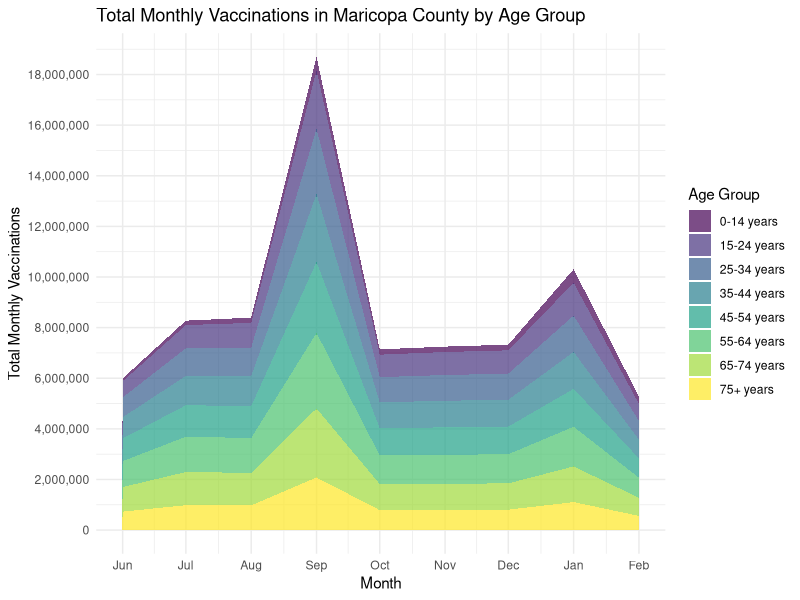
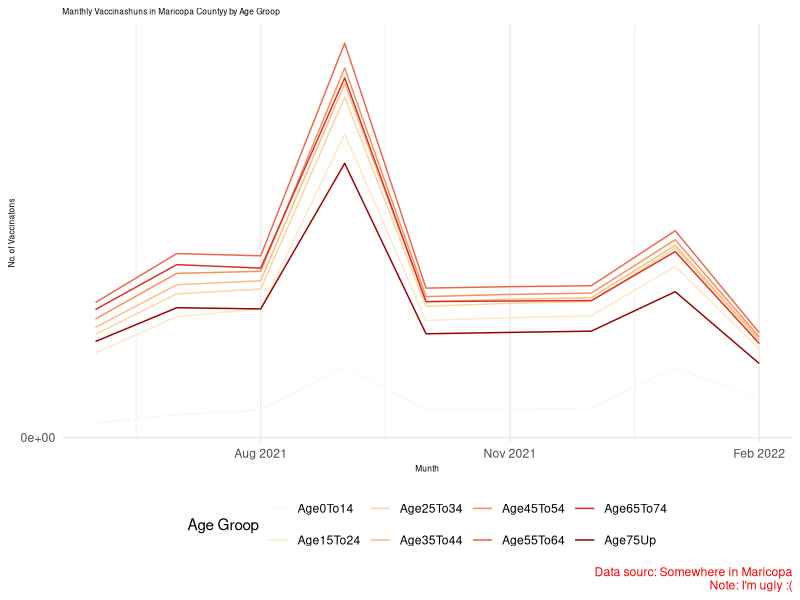

These figures' R source, in order:
## ---- chunk 1
knitr::opts_chunk$set(echo =FALSE)
## ---- chunk 2
#Step 1 - Load libraries into coding environment
options(repos = c(CRAN = "https://cloud.r-project.org/"))
#install.packages("lubridate")
#install.packages("viridis")
library("dplyr")
library("reshape2")
library("ggplot2")
library("lubridate")
library("viridis")

## ---- chunk 3
#Step 2 - Load clean data into coding environment 
#Use lubridate to convert character dates to functional format 
#Create a new column (Month) that contains the month and year of the StartDate Column

vaccinations <- read.csv("COVID-19_Vaccinations_by_Age_(Maricopa_County).csv")

vaccinations$StartDate <- as.Date(substr(vaccinations$StartDate, 1, 10), format="%Y/%m/%d")
vaccinations$Month <- format(vaccinations$StartDate, "%Y-%m")


## ---- chunk 4
#Step 3 - Group the data frame by month and the sum up vaccinations for each age group

monthly_vaccinations <- vaccinations %>%
  group_by(Month) %>%
  summarize(
    Age0To14 = sum(VaccinatedAge0To14, na.rm = TRUE),
    Age15To24 = sum(VaccinatedAge15To24, na.rm = TRUE),
    Age25To34 = sum(VaccinatedAge25To34, na.rm = TRUE),
    Age35To44 = sum(VaccinatedAge35To44, na.rm = TRUE),
    Age45To54 = sum(VaccinatedAge45To54, na.rm = TRUE),
    Age55To64 = sum(VaccinatedAge55To64, na.rm = TRUE),
    Age65To74 = sum(VaccinatedAge65To74, na.rm = TRUE),
    Age75Up = sum(VaccinatedAge75Up, na.rm = TRUE)
  )

## ---- chunk 5
#Step 4 - melt data from wide format to long format so each row represents a month/age group combination
#Convert month column to date format
#Create vector of age_labels that are properly formatted for legend

melt_monthly_vax <- melt(monthly_vaccinations, id.vars = "Month")

melt_monthly_vax$Month <- as.Date(paste0(melt_monthly_vax$Month, "-01"), format="%Y-%m-%d")

age_labels <- c(
  Age0To14 = "0-14 years",
  Age15To24 = "15-24 years",
  Age25To34 = "25-34 years",
  Age35To44 = "35-44 years",
  Age45To54 = "45-54 years",
  Age55To64 = "55-64 years",
  Age65To74 = "65-74 years",
  Age75Up = "75+ years"
)
## ---- chunk 6
#Step 5 - Make a stacked area chart as the pretty plot

pretty_plot <- ggplot(melt_monthly_vax, aes(x = Month, y = value, fill = variable, group = variable)) +
  geom_area(position = "stack", alpha = 0.7) +
  labs(title = "Total Monthly Vaccinations in Maricopa County by Age Group",
       x = "Month",
       y = "Total Monthly Vaccinations",
       fill = "Age Group") +
  scale_x_date(date_breaks = "1 month", date_labels = "%b") +
  scale_y_continuous(breaks = seq(0, 30000000, by = 2000000), labels = function(x) format(x, big.mark = ",", scientific = FALSE)) + 
  scale_fill_viridis_d(breaks = names(age_labels), labels = age_labels) + 
  theme_minimal()

print(pretty_plot)

## ---- chunk 7
#Step 6 - Create ugly plot with typos, useless caption, scale issues, an unsightly palette, 
#misaligned text, and small font

ugly_plot <- ggplot(melt_monthly_vax, aes(x = Month, y = value, color = variable, group = variable)) +
  geom_line() +
  labs(title = "Manthly Vaccinashuns in Maricopa Countyy by Age Groop", x = "Munth",
       y = "No. of Vaccinatons",
       color = "Age Groop", 
       caption = "Data sourc: Somewhere in Maricopa\nNote: I'm ugly :(") +
  scale_y_continuous(breaks = seq(0, max(melt_monthly_vax$value, na.rm = TRUE), by = 1e7), 
                     labels = function(x) format(x, big.mark = ".", scientific = TRUE)) + 
  scale_x_date(date_breaks = "3 months", date_labels = "%b %Y") + 
  scale_color_brewer(palette="OrRd") +
  theme_minimal() +
  theme(
    plot.title = element_text(hjust = 0, size = 6), 
    axis.title = element_text(size = 6), 
    legend.position = "bottom", 
    legend.title = element_text(hjust = 1), 
    plot.caption = element_text(hjust = 1, color = "red"))

print(ugly_plot)

